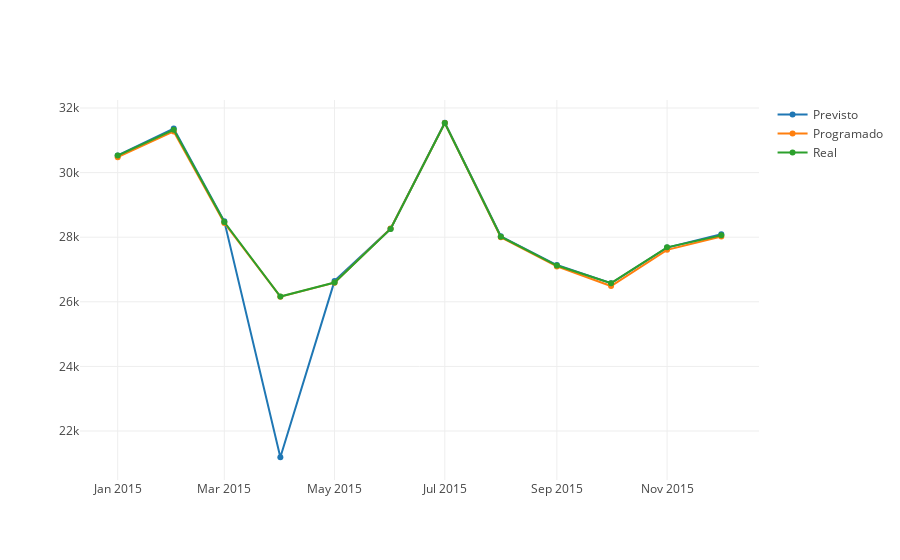

Here is the notebook cell this chart was saved with:
### Code cell
demandaHistoricoMensual(dfDemandaTiempoReal, 2015)

### Figure 1 — Plotly figure (JSON) as saved in the notebook; plotly's stock layout.template omitted (floating-point values rounded to 4 significant figures)
{"data": [{"name": "Previsto", "type": "scatter", "x": ["2015-01", "2015-02", "2015-03", "2015-04", "2015-05", "2015-06", "2015-07", "2015-08", "2015-09", "2015-10", "2015-11", "2015-12"], "y": [30530.0, 31370.0, 28490.0, 21190.0, 26650.0, 28260.0, 31540.0, 28030.0, 27140.0, 26570.0, 27680.0, 28090.0]}, {"name": "Programado", "type": "scatter", "x": ["2015-01", "2015-02", "2015-03", "2015-04", "2015-05", "2015-06", "2015-07", "2015-08", "2015-09", "2015-10", "2015-11", "2015-12"], "y": [30480.0, 31270.0, 28440.0, 26160.0, 26590.0, 28270.0, 31530.0, 28000.0, 27100.0, 26490.0, 27610.0, 28020.0]}, {"name": "Real", "type": "scatter", "x": ["2015-01", "2015-02", "2015-03", "2015-04", "2015-05", "2015-06", "2015-07", "2015-08", "2015-09", "2015-10", "2015-11", "2015-12"], "y": [30530.0, 31320.0, 28470.0, 26160.0, 26600.0, 28260.0, 31530.0, 28020.0, 27120.0, 26580.0, 27690.0, 28060.0]}], "layout": {"autosize": true, "xaxis": {"autorange": true, "range": ["2014-12-12 00:47:45.105", "2015-12-20 23:12:14.895"], "type": "date"}, "yaxis": {"autorange": true, "range": [20430.0, 32300.0], "type": "linear"}}}
